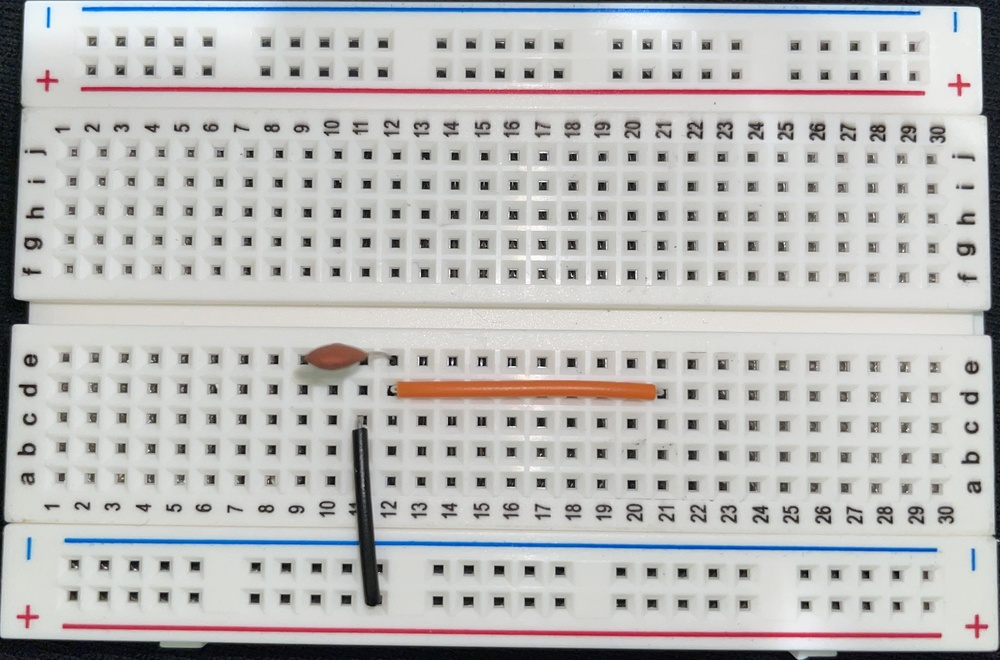
#> input picture cropped_object_0.jpg, 1000 x 660 px, shrunk from 3300 x 2179 before the run
$ python test.py
#> lines starting #> are read from the running program, lines starting #| are printed output that depends on the picture; after the words box and inside, x2 and y2 are one past the last pixel; in counts of white or black regions, pixels touching at a corner belong together
import cv2
import numpy as np

# Load the image
image = cv2.imread("cropped_object_0.jpg")
#> image is the input picture: shape (660, 1000, 3); mean B, G, R 184.7, 186.1, 186.7

# Convert to grayscale
gray = cv2.cvtColor(image, cv2.COLOR_BGR2GRAY)
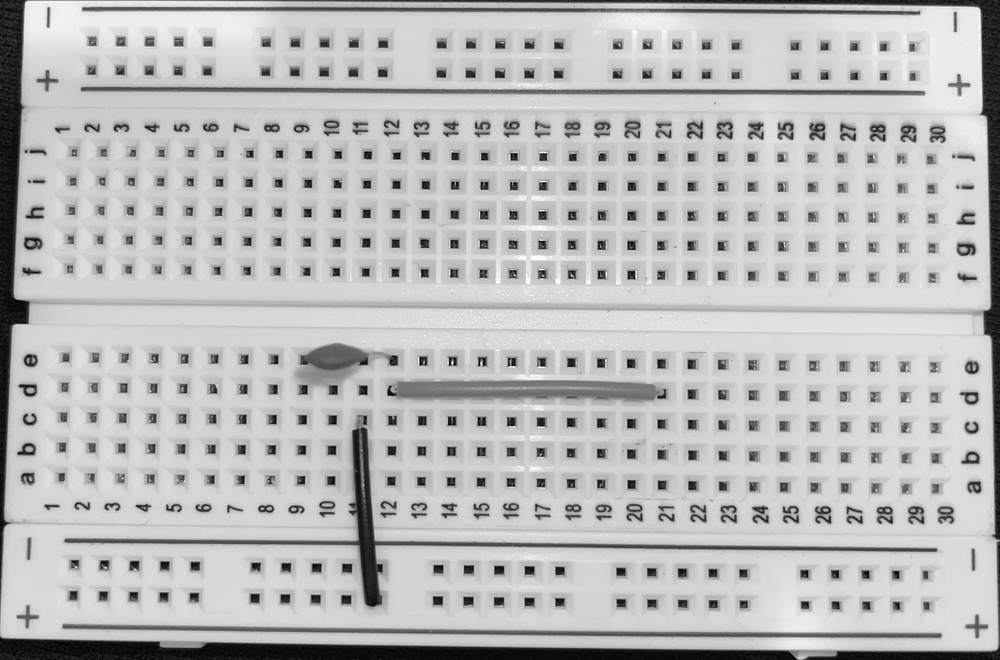
#> gray: shape (660, 1000); min 0, max 255, mean 186.1

# Apply thresholding to make holes more distinct
_, thresh = cv2.threshold(gray, 150, 255, cv2.THRESH_BINARY_INV)
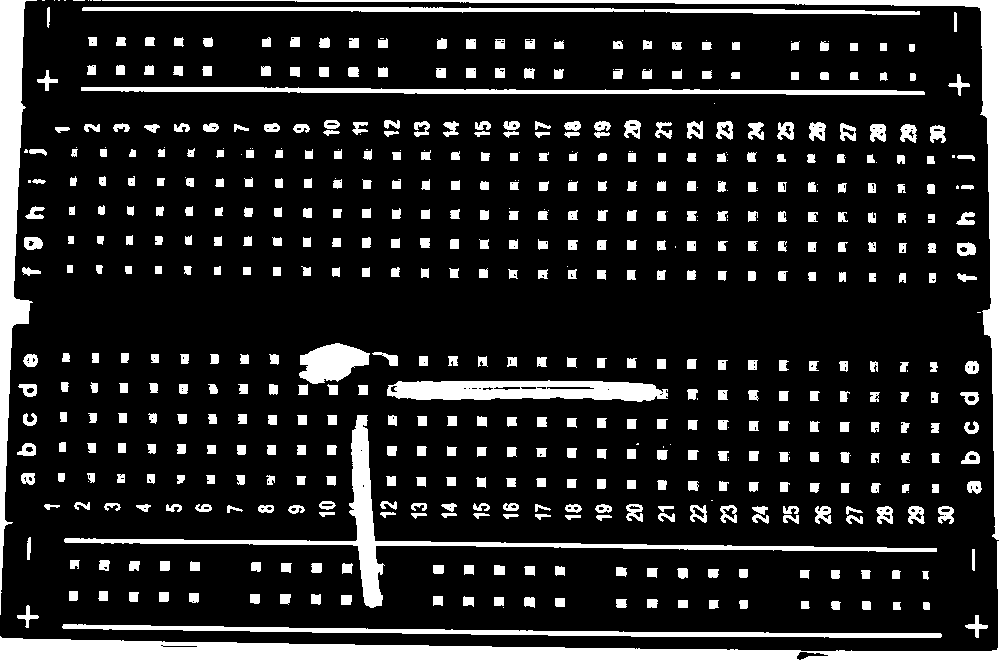
#> thresh: shape (660, 1000); 14.9% white; 578 white regions (81 under 20 px)

# Find contours
contours, _ = cv2.findContours(thresh, cv2.RETR_EXTERNAL, cv2.CHAIN_APPROX_SIMPLE)
#> contours = 578 contours, 81 with area under 20; largest, box (x1, y1, x2, y2) and area: (0, 0, 1000, 660) 20313, (0, 0, 37, 615) 7932, (64, 415, 937, 608) 6060, (387, 380, 668, 402) 4534, (62, 624, 942, 638) 3261

# Filter contours based on area
holes = []

for contour in contours:
    area = cv2.contourArea(contour)
    if area > 10:  # Adjust this threshold as needed
        holes.append(contour)
#> this loop made 578 passes
#> area on passes 1, 2, 4: 3261, 132, 114.5
#> after the loop, holes = 497 contours; largest, box (x1, y1, x2, y2) and area: (0, 0, 1000, 660) 20313, (0, 0, 37, 615) 7932, (64, 415, 937, 608) 6060, (387, 380, 668, 402) 4534, (62, 624, 942, 638) 3261

# Draw contours on the original image (optional)
cv2.drawContours(image, holes, -1, (0, 255, 0), 2)  # Draw green contours
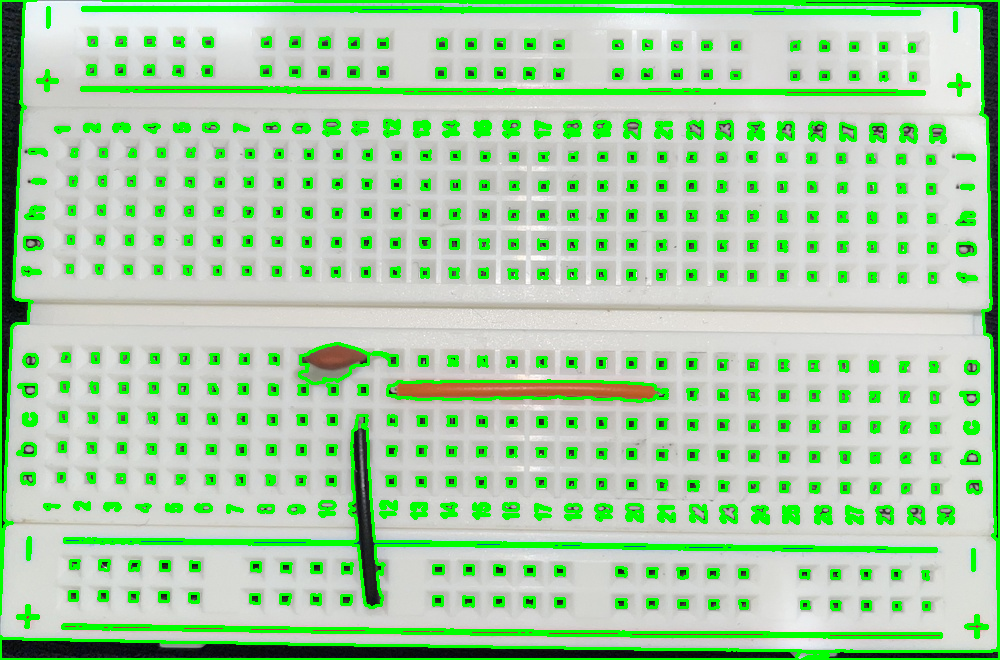
#> image: shape (660, 1000, 3); 14.27% of pixels changed, all inside (x1, y1, x2, y2) = (0, 0, 1000, 660)

# Display the result (optional)
cv2.imshow("Detected Holes", image)
cv2.waitKey(0)
cv2.destroyAllWindows()

# Access hole coordinates
hole_centers = []

for contour in holes:
    # Calculate the centroid of the contour
    M = cv2.moments(contour)
    if M["m00"] != 0:
        cx = int(M["m10"] / M["m00"])
        cy = int(M["m01"] / M["m00"])
        hole_centers.append((cx, cy))
#> this loop made 497 passes
#> (contour, cx, cy) on pass 11: ([[678, 600], [678, 607], [687, 607], [687, 600]], 682, 603)
#> (cx, cy) on passes 1 to 6: (506, 631), (976, 626), (27, 615), (926, 605), (896, 605), (866, 605)
#> after the loop, hole_centers = 497 pairs, first value 8 to 976, second value 9 to 631

# Print hole coordinates
for i, (cx, cy) in enumerate(hole_centers):
    print(f"Hole {i+1}: X={cx}, Y={cy}")
#> this loop made 497 passes
#| Hole 1: X=506, Y=631
#| Hole 2: X=976, Y=626
#| Hole 3: X=27, Y=615
#| Hole 4: X=926, Y=605
#| Hole 5: X=896, Y=605
#| Hole 6: X=866, Y=605
#| Hole 7: X=835, Y=604
#| Hole 8: X=804, Y=604
#> (further printed lines are left out)
cv2.imwrite("cropped2_breadboard.jpg", image)
